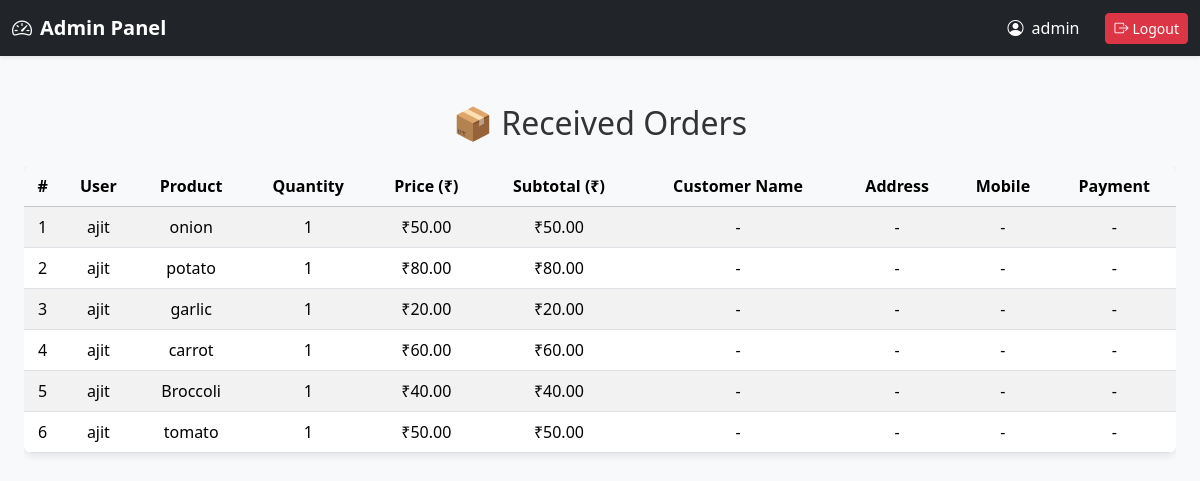
Page /admin/orders (signed in) on the earlier database version.
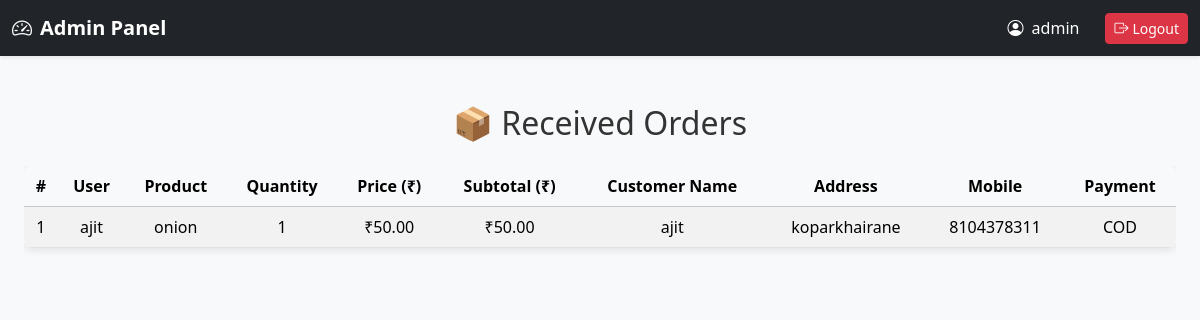
Same page on the later database version.
### app.py (models this page shows)
class Order(db.Model):
    id = db.Column(db.Integer, primary_key=True)
    user_id = db.Column(db.Integer, nullable=False)
    product_id = db.Column(db.Integer, nullable=False)
    quantity = db.Column(db.Integer, default=1)
    customer_name = db.Column(db.String(150))
    address = db.Column(db.Text)
    mobile = db.Column(db.String(15))
    payment_method = db.Column(db.String(20))

class User(UserMixin, db.Model):
    id = db.Column(db.Integer, primary_key=True)
    username = db.Column(db.String(150), unique=True, nullable=False)
    password = db.Column(db.String(255), nullable=False)
    is_admin = db.Column(db.Boolean, default=False)

class Product(db.Model):
    id = db.Column(db.Integer, primary_key=True)
    name = db.Column(db.String(150), nullable=False)
    price = db.Column(db.Float, nullable=False)
    image = db.Column(db.String(150), nullable=False)
    status = db.Column(db.String(20), nullable=False, default='available')  # available / upcoming

### app.py (the view)
@app.route('/admin/orders')
@admin_required
def admin_orders():
    orders = Order.query.all()
    products = {p.id: p for p in Product.query.all()}
    users = {u.id: u for u in User.query.all()}
    return render_template('admin_orders.html', orders=orders, products=products, users=users)

### app.py (called while the page is built)
@login_manager.user_loader
def load_user(user_id):
    return db.session.get(User, int(user_id))

def admin_required(f):
    @wraps(f)
    def wrapper(*args, **kwargs):
        if not current_user.is_authenticated or not current_user.is_admin:
            flash("Admin access required!", "danger")
            return redirect(url_for('admin_login'))
        return f(*args, **kwargs)
    return wrapper

### templates/admin_orders.html
{% extends 'admin_base.html' %}
{% block content %}
<div class="container mt-5">
    <h2 class="mb-4 text-center">📦 Received Orders</h2>
    {% if orders %}
    <div class="table-responsive">
        <table class="table table-striped table-hover align-middle text-center">
            <thead class="table-light">
                <tr>
                    <th>#</th>
                    <th>User</th>
                    <th>Product</th>
                    <th>Quantity</th>
                    <th>Price (₹)</th>
                    <th>Subtotal (₹)</th>
                    <th>Customer Name</th>
                    <th>Address</th>
                    <th>Mobile</th>
                    <th>Payment</th>
                </tr>
            </thead>
            <tbody>
                {% for order in orders %}
                    {% set p = products.get(order.product_id) %}
                    {% set u = users.get(order.user_id) %}
                    {% if p and u %}
                    <tr>
                        <td>{{ loop.index }}</td>
                        <td>{{ u.username }}</td>
                        <td>{{ p.name }}</td>
                        <td>{{ order.quantity }}</td>
                        <td>₹{{ "%.2f"|format(p.price) }}</td>
                        <td>₹{{ "%.2f"|format(p.price * order.quantity) }}</td>
                        <td>{{ order.customer_name or "-" }}</td>
                        <td>{{ order.address or "-" }}</td>
                        <td>{{ order.mobile or "-" }}</td>
                        <td>{{ order.payment_method or "-" }}</td>
                    </tr>
                    {% endif %}
                {% endfor %}
            </tbody>
        </table>
    </div>
    {% else %}
        <div class="alert alert-info text-center p-4">
            No orders received yet.
        </div>
    {% endif %}
</div>
{% endblock %}

Differences in the rows shown:
removed Order: {{ u.username }} "ajit", quantity "1", customer_name "-", address "-", mobile "-", payment_method "-"
no longer on this page (row unchanged): Product: name "potato", price "80.00", p.price*order.quantity "80.00"
removed Order: {{ u.username }} "ajit", quantity "1", customer_name "-", address "-", mobile "-", payment_method "-"
no longer on this page (row unchanged): Product: name "garlic", price "20.00", p.price*order.quantity "20.00"
removed Order: {{ u.username }} "ajit", quantity "1", customer_name "-", address "-", mobile "-", payment_method "-"
no longer on this page (row unchanged): Product: name "carrot", price "60.00", p.price*order.quantity "60.00"
removed Order: {{ u.username }} "ajit", quantity "1", customer_name "-", address "-", mobile "-", payment_method "-"
no longer on this page (row unchanged): Product: name "Broccoli", price "40.00", p.price*order.quantity "40.00"
removed Order: {{ u.username }} "ajit", quantity "1", customer_name "-", address "-", mobile "-", payment_method "-"
no longer on this page (row unchanged): Product: name "tomato", price "50.00", p.price*order.quantity "50.00"
changed Order: customer_name "-" → "ajit"; address "-" → "koparkhairane"; mobile "-" → "8104378311"; payment_method "-" → "COD"
